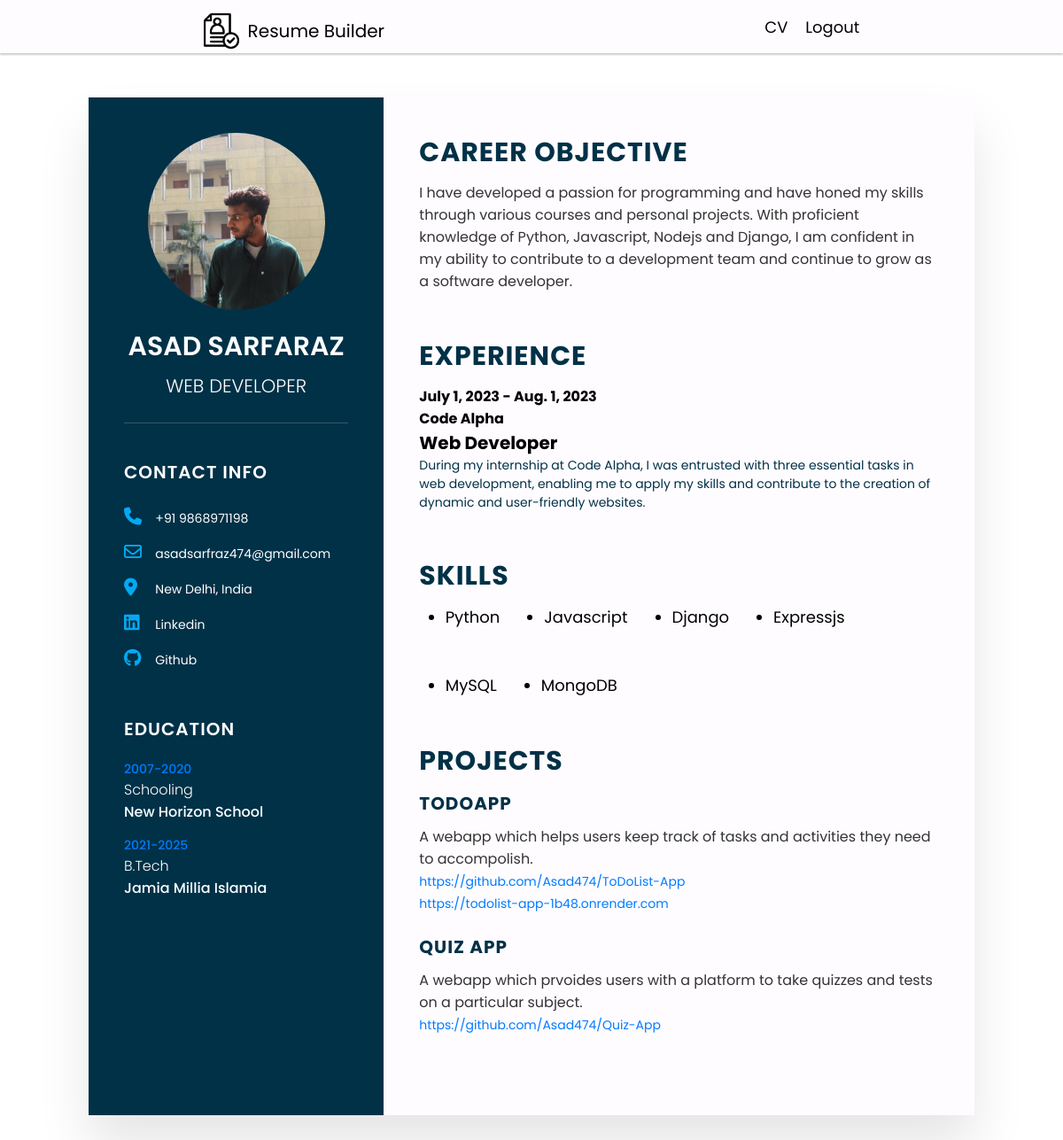
The page /resume/ (signed in) on the database its author committed.
### builder_app/models.py (models this page shows, shortened)
class UserProfile(models.Model):
    user = models.OneToOneField(MyUser, on_delete = models.CASCADE)
    first_name = models.CharField(max_length=50)
    last_name = models.CharField(max_length=50)
    profile_pic = models.ImageField(null = True, upload_to = 'images')
    designation = models.CharField(max_length=50, null = True)
    phone = models.CharField(max_length=15)
    address = models.CharField(max_length=20)
    career_objective = models.TextField()
    linkedin = models.URLField()
    github = models.URLField()

class MyUser(AbstractUser):
    email = models.EmailField(unique = True)
    USERNAME_FIELD = 'email'
    REQUIRED_FIELDS = ['username']

class Education(models.Model):
    userprofile = models.ForeignKey(UserProfile, on_delete = models.CASCADE)
    start_year = models.BigIntegerField()
    end_year = models.BigIntegerField()
    education = models.CharField(max_length = 30)
    institute = models.CharField(max_length = 30)

class Experience(models.Model):
    userprofile = models.ForeignKey(UserProfile, on_delete = models.CASCADE)
    start_date = models.DateField()
    end_date = models.DateField()
    company = models.CharField(max_length = 30)
    position = models.CharField(max_length = 30)
    description = models.TextField()

class Skill(models.Model):
    userprofile = models.ForeignKey(UserProfile, on_delete = models.CASCADE)
    skill = models.CharField(max_length=30)
    def __str__(self) -> str:
        return self.skill

class Project(models.Model):
    userprofile = models.ForeignKey(UserProfile, on_delete = models.CASCADE)
    title = models.CharField(max_length = 50)
    description = models.TextField()
    link1 = models.URLField(null = True, blank = True)
    link2 = models.URLField(null = True, blank = True)

### builder_app/views.py (the view)
# urls.py: path('resume/', resume, name = 'resume')
@login_required(login_url = 'loginuser')
def resume(request):
    userprofile = request.user.userprofile
    context = {'userprofile': userprofile}
    return render(request, 'builder_app/resume.html', context)

### builder_app/templates/builder_app/resume.html
{% extends 'main.html' %}
{% load static %}
{% block content%}
    <section class="resume-container">
        <div class="left-side">
            <div class="profile">
                <div class="myimg">
                    <img src="{{ userprofile.profile_pic.url }}" alt="" srcset="">
                </div>
                <h2>{{ userprofile.first_name }} {{ userprofile.last_name }} <br><span>{{ userprofile.designation }}</span></h2>
            </div>
            <div class="contacts">
                <h3 class="title">Contact Info</h3>
                <ul>
                    <li>
                        <span class="icon"><i class="fa fa-sharp fa-solid fa-phone"></i></span>
                        <span class="text">{{ userprofile.phone}}</span>
                    </li>
                    <li>
                        <span class="icon"><i class="fa fa-sharp fa-regular fa-envelope"></i></span>
                        <span class="text">{{ userprofile.user.email }}</span>
                    </li>
                    <li>
                        <span class="icon"><i class="fa fa-sharp fa-solid fa-location-dot"></i></span>
                        <span class="text">{{ userprofile.address }}</span>
                    </li>
                    <li>
                        <span class="icon"><i class="fa fa-brands fa-linkedin"></i></span>
                        <span class="text"><a href="{{ userprofile.linkedin }}" target="_blank">Linkedin</a></span>
                    </li>
                    <li>
                        <span class="icon"><i class="fa fa-brands fa-github"></i></span>
                        <span class="text"><a href="{{ userprofile.github }}"  target="_blank">Github</a></span>
                    </li>
                </ul>
            </div>
            <div class="contacts education">
                <h3 class="title">Education</h3>
                <ul>
                    {% for education in userprofile.education_set.all %}
                    <li>
                        <h5>{{ education.start_year }}-{{ education.end_year }}</h5>
                        <h4>{{ education.education }}</h4>
                        <h4>{{ education.institute }}</h4>
                    </li>
                    {% endfor %}
                </ul>
            </div>
        </div>
        <div class="right-side">
            <div class="about">
                <h2 class="title">Career Objective</h2>
                <p>{{ userprofile.career_objective }}</p>
            </div>
            <div class="about experience">
                <h2 class="title">Experience</h2>
                {% for experience in userprofile.experience_set.all %}
                <div class="box">
                    <div class="year-company">
                        <h5>{{ experience.start_date }} - {{ experience.end_date }}</h5>
                        <h5>{{ experience.company }}</h5>
                    </div>
                    <div class="text">
                        <h4>{{ experience.position }}</h4>
                        <p>{{ experience.description }}</p>
                    </div>
                </div>
                {% endfor %}
            </div>
            <div class="about skills">
                <h2 class="title">Skills</h2>
                <ul class="skill-list">
                    {% for skill in userprofile.skill_set.all %}
                        <li>{{ skill }}</li>
                    {% endfor %}
                </ul>
            </div>
            <div class="about projects">
                <h2 class="title">Projects</h2>
                {% for project in userprofile.project_set.all %}
                    <div class="project">
                        <h2>{{ project.title }}</h2>
                        <p>{{ project.description }}</p>
                        {% if project.link1 %}
                            <p class="link"><a href="{{ project.link1 }}" target="_blank">{{ project.link1 }}</a></p>
                        {% endif %}
                        {% if project.link2 %}
                            <p class="link"><a href="{{ project.link2 }}" target="_blank">{{ project.link2 }}</a></p>
                        {% endif %}
                    </div>
                {% endfor %}
            </div>
        </div>
    </section>
{% endblock %}

### templates/main.html (shortened to what this page needs)
<!DOCTYPE html>
{% load static %}
<html lang="en">
<head>
    <link rel="stylesheet" href="https://cdnjs.cloudflare.com/ajax/libs/font-awesome/6.4.0/css/all.min.css" />
    <link rel="stylesheet" href="{% static 'css/styles.css' %}">
</head>
<body>
    {% include 'navbar.html' %}
    <main>
        {% block content %}
        {% endblock %}
    </main>
</body>
</html>

### templates/navbar.html
{% load static %}
<header>
    <nav>
        <div class="left-content">
            <a href="/">
                <img src="{% static 'images/resume_icon.png' %}" alt="" srcset="">
                <span>Resume Builder</span>
            </a>
        </div>
        <div class="middle-content">
            <ul>
                <li><a href="{% url 'resume' %}">CV</a></li>
                <li>
                    {% if not request.user.is_authenticated %}
                    <a href="{% url 'loginuser' %}">Login</a>
                    {% else %}
                    <a href="{% url 'logout' %}">Logout</a>
                    {% endif %}
                </li>
            </ul>
        </div>
    </nav>
</header>

### static/css/styles.css (style rules this page uses)
* { margin: 0; padding: 0; font-size: 20px; font-family: "Poppins", sans-serif; }
nav { display: flex; padding: 15px; justify-content: space-around; background-color: #FEFCFF; height: 30px; box-shadow: 0 2px 2px #ccc; }
nav a { text-decoration: none; color: black; }
nav .left-content a { display: flex; align-items: center; gap: 10px; font-size: 25px; }
nav .left-content a img { height: 40px; width: 40px; }
nav .middle-content ul { display: flex; justify-content: space-between; gap: 20px; }
nav .middle-content ul li { list-style: none; }
nav .middle-content ul li a { font-size: 18px; }
.resume-container { position: relative; width: 100%; min-width: 100px; max-width: 1000px; min-height: 1000px; background-color: #FFF; display: grid; grid-template-columns: 1fr 2fr; margin: 50px auto; box-shadow: 0 35px 55px #0000001A; }
.resume-container .left-side { position: relative; padding: 40px; background-color: #003147; }
.resume-container .left-side .profile { position: relative; display: flex; flex-direction: column; align-items: center; padding-bottom: 20px; border-bottom: 1px solid #FFFFFF33; }
.resume-container .left-side .profile .myimg { position: relative; width: 200px; height: 200px; border-radius: 50%; overflow: hidden; }
.resume-container .left-side .profile .myimg img { position: absolute; top: 0; left: 0; width: 100%; height: 100%; object-fit: cover; }
.resume-container .left-side .profile h2 { color: #FFF; font-size: 1.5em; margin-top: 20px; text-transform: uppercase; text-align: center; font-weight: 600; line-height: 1.4em; }
.resume-container .left-side .profile h2 span { font-size: 0.7em; font-weight: 300; }
.resume-container .left-side .contacts { padding-top: 40px; }
.resume-container .left-side .contacts .title { color: #FFF; text-transform: uppercase; font-weight: 600; letter-spacing: 1px; margin-bottom: 20px; }
.resume-container .left-side .contacts ul { position: relative }
.resume-container .left-side .contacts ul li { position: relative; list-style: none; margin: 10px 0; cursor: pointer; }
.resume-container .left-side .contacts ul li .icon { display: inline-block; width: 30px; color: #03A9F4; }
.resume-container .left-side .contacts ul li span { color: #FFF; font-size: 14px; }
.resume-container .left-side .contacts ul li a { font-size: 14px; text-decoration: none; cursor: pointer; color: #FFF; }
.resume-container .left-side .contacts.education li { margin-bottom: 15px; }
.resume-container .left-side .contacts.education h5 { font-size: 14px; font-weight: 500; color: #007BFF; }
.resume-container .left-side .contacts.education h4 { font-weight: 500; font-size: 16px; color: #FFF; }
.resume-container .left-side .contacts.education h4:nth-child(2) { font-weight: 300; }
.resume-container .right-side { position: relative; padding: 40px; background-color: #FEFCFF; }
.resume-container .right-side .about { margin-bottom: 50px; }
.resume-container .right-side .about h2 { text-transform: uppercase; color: #003147; font-size: 1.5em; letter-spacing: 1px; margin-bottom: 10px; }
.resume-container .right-side .about p { font-size: 16px; color: #333; }
.resume-container .right-side .about.experience .box { margin-bottom: 30px; }
.resume-container .right-side .about.experience .box h5 { font-size: 16px; }
.resume-container .right-side .about.experience .box h4 { font-size: 20px; }
.resume-container .right-side .about.experience .box p { font-size: 14px; color: #003147; }
.resume-container .right-side .about.skills .skill-list { display: flex; gap: 50px; flex-wrap: wrap; width: 90%; margin: 10px auto; }
.resume-container .right-side .about.skills .skill-list li { font-size: 18px; }
.resume-container .right-side .about.projects .project { margin-bottom: 22px; }
.resume-container .right-side .about.projects .project h2 { font-size: 20px; }
.resume-container .right-side .about.projects .project .link a { font-size: 14px; text-decoration: none; color: #007BFF; }

### rows shown on the page
UserProfile: profile_pic (picture), first_name "ASAD", last_name "SARFARAZ", designation "WEB DEVELOPER", phone "+91 9868971198", user.email "asadsarfraz474@gmail.com", address "New Delhi, India", career_objective "I have developed a passion for programming and have honed my skills through various courses and personal projects. With proficient knowledge of Python, Javascript, Nodejs and Django, I am confident in my ability to contribute to a development team and continue to grow as a software developer."
Education: start_year "2007", end_year "2020", education "Schooling", institute "New Horizon School"
Education: start_year "2021", end_year "2025", education "B.Tech", institute "Jamia Millia Islamia"
Experience: start_date "July 1, 2023", end_date "Aug. 1, 2023", company "Code Alpha", position "Web Developer", description "During my internship at Code Alpha, I was entrusted with three essential tasks in web development, enabling me to apply my skills and contribute to the creation of dynamic and user-friendly websites."
Skill: skill "Python"
Skill: skill "Javascript"
Skill: skill "Django"
Skill: skill "Expressjs"
Skill: skill "MySQL"
Skill: skill "MongoDB"
Project: title "TODOAPP", description "A webapp which helps users keep track of tasks and activities they need to accompolish.", link1 "https://github.com/Asad474/ToDoList-App", link2 "https://todolist-app-1b48.onrender.com"
Project: title "QUIZ APP", description "A webapp which prvoides users with a platform to take quizzes and tests on a particular subject.", link1 "https://github.com/Asad474/Quiz-App"
